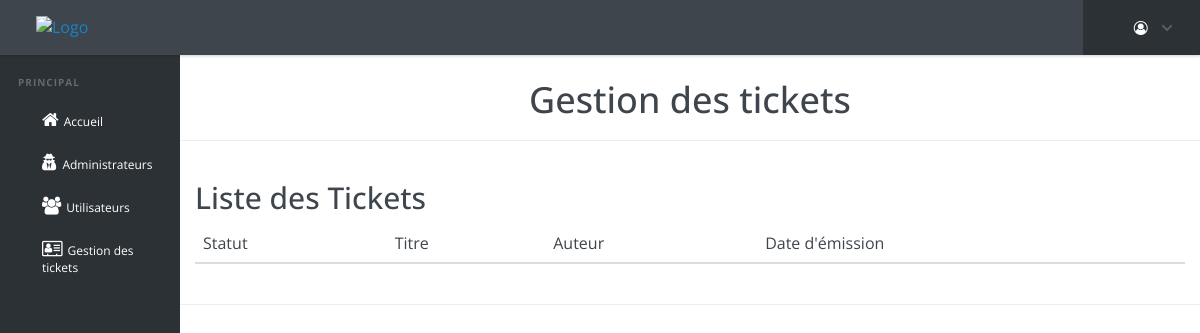
Before: /Projet_ANNUEL--CIG-KIKI-KEN/admin/listeTicket.php with the older database file.
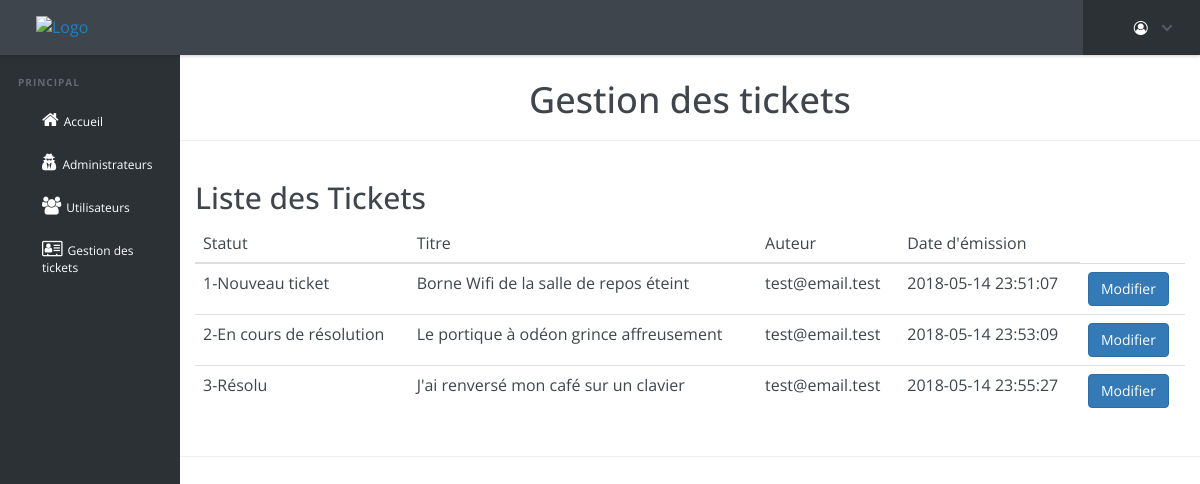
After: the same page with the newer database file.
### tables this page shows
CREATE TABLE IF NOT EXISTS `tickets` (
  `id` int(11) NOT NULL AUTO_INCREMENT,
  `user_id` varchar(255) NOT NULL,
  `title` text NOT NULL,
  `message` text NOT NULL,
  `status` tinyint(1) DEFAULT '1',
  `created_at` timestamp NULL DEFAULT CURRENT_TIMESTAMP,
  PRIMARY KEY (`id`)
);

### Projet_ANNUEL--CIG-KIKI-KEN/admin/listeTicket.php (the view, shortened to what this page needs)
<?php
	require "header-admin.php";
?>
	<section id="page-section">
		<h1 id="page-title">Gestion des tickets</h1>
		<hr>
		<div class="container">
		    <h2>Liste des Tickets</h2>
		    <div class="table-responsive">
			    <table class="table">
			   		<thead>
			        	<tr>
				        	<th>Statut</th>
				       		<th>Titre</th>
				       		<th>Auteur</th>
					        <th>Date d'émission</th>
			      		</tr>
			   		</thead>
			    	<tbody>
				    <?php
						$query = $db->prepare('SELECT * FROM tickets ORDER BY id');
				  		$query->execute([
				  			]);
				  		$resTicket=$query->fetchAll(PDO::FETCH_ASSOC);
						foreach ($resTicket as $ticket) {
							if ($ticket["status"]!=0) {
							echo '<tr>';
							switch ($ticket["status"]) {
								case '1':
									echo '<td>'.'1-Nouveau ticket'.'</td>';
									break;
								case '2':
									echo '<td>'.'2-En cours de résolution'.'</td>';
									break;
								case '3':
									echo '<td>'.'3-Résolu'.'</td>';
									break;
							}
							echo '<td>'.$ticket["title"].'</td>';
							echo '<td>'.$ticket["user_id"].'</td>';
							echo '<td>'.$ticket["created_at"].'</td>';
							echo '<td><form method="POST" action="editTicket.php">
										<input type="hidden" name="userId" value="'.$ticket["id"].'">
										<input type="submit" class="btn btn-primary" value="Modifier">
									   </form>
								 </td>';
							echo '</tr>';
						}else{
						}
						}
				    ?>
					</tbody>
				</table>
			</div>
		</div>
		<hr>
	</section>
<?php
	require "footer-admin.php";
?>

Changed rows visible on the page:
added tickets: status "1-Nouveau ticket", title "Borne Wifi de la salle de repos éteint", user "test@email.test", created_at "2018-05-14 23:51:07"
added tickets: status "2-En cours de résolution", title "Le portique à odéon grince affreusement", user "test@email.test", created_at "2018-05-14 23:53:09"
added tickets: status "3-Résolu", title "J'ai renversé mon café sur un clavier", user "test@email.test", created_at "2018-05-14 23:55:27"
